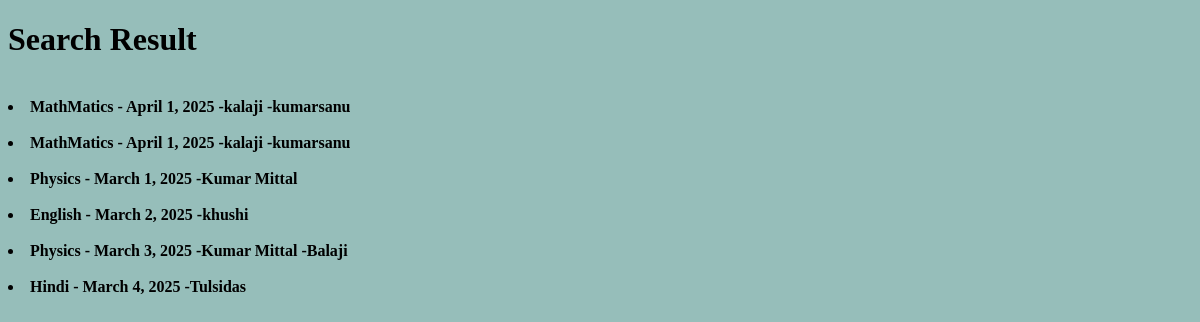
/search/, run on an earlier commit of the app's database.
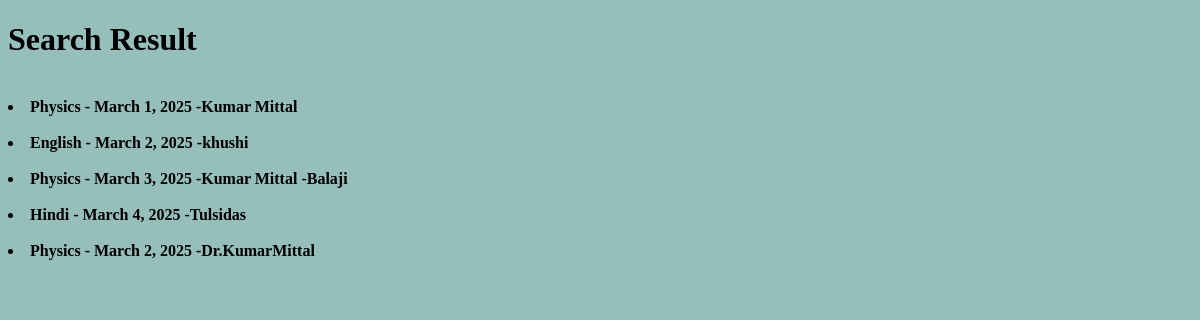
And on a later commit of the database.
### library/models.py (models this page shows, shortened)
class Book(models.Model):
    book_name=models.CharField(max_length=200)
    authors=models.ManyToManyField(Author)
    publish_year=models.DateField(null=True, blank=True)
    book_cate=models.CharField(max_length=200,null=True, blank=True)
    book_rating=models.FloatField(validators=[MinValueValidator(0),MaxValueValidator(5)],default=0.0)
    total_copies = models.PositiveIntegerField(default=1)
    available_copies = models.PositiveIntegerField(default=1)

class Author(models.Model):
    author_name=models.CharField(max_length=70)

### library/views.py (the view)
# urls.py: path('search/',views.book_search,name="searchbook"),
def book_search(request):
    query=request.GET.get('q','')
    books=Book.objects.all()
    if query:
        books=Book.objects.filter(Q(book_name__icontains=query) |
                                  Q(authors__author_name__icontains=query) |
                                  Q(publish_year__icontains=query))
    return render(request,'book_search.html',{'books':books,'query':query})

### library/templates/book_search.html (shortened to what this page needs)
<!DOCTYPE html>
<html lang="en">
<head>
</head>
<body>
    <h1> Search Result  {{query}} </h1>
    <strong>{% for book in books %}<br>
    <li>{{book.book_name}}
        - {{book.publish_year}}
        {% for auth in book.authors.all %}
        -{{auth.author_name}}
        {%  endfor %}
    </li>
    {% empty %}
    <li>No books</li>
    {% endfor %}</strong>
</body>
</html>

What changed in the data, as far as the page shows it:
removed Book: book_name "MathMatics", publish_year "April 1, 2025"
no longer on this page (row unchanged): Author: author_name "kalaji"
no longer on this page (row unchanged): Author: author_name "kumarsanu"
removed Book: book_name "MathMatics", publish_year "April 1, 2025"
added Book: book_name "Physics", publish_year "March 2, 2025"
now on this page (row unchanged): Author: author_name "Dr.KumarMittal", shown under "Physics"
